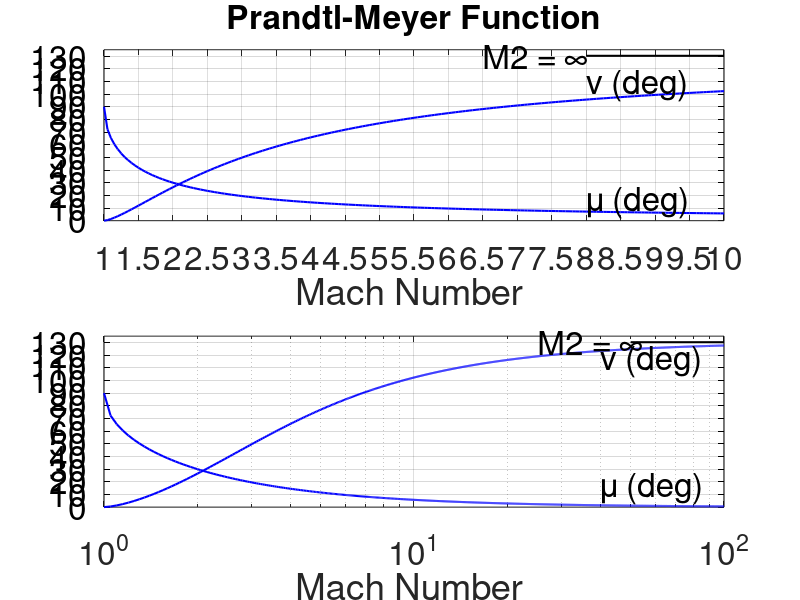

MATLAB code for this plot:
% ------------------------------------------------------------------------------------
% --------------------- Prandtl-Meyer Function --------------------------------
% ------------------------------------------------------------------------------------

lwd = 1.5; mks = 11; fsz=20; fszt=24; fw='b'; fwt='b'; d2r=pi/180; R=287;

gam=1.4; % Choose the value of specific heat ratio

for rng=1:2
    Mmax=10; % Choose maximum value of Mach number
    Mint=0.05; % Choose the interval
    if(rng==2)
        Mmax=100; Mint=0.05;
    end
    M=[1:Mint:Mmax];
    
    nn=length(M);
    nu=zeros(size(M));
    mu=zeros(size(M));
    Tt2byTt1=zeros(size(M));
    pt2bypt1=zeros(size(M));
    T2byT1=zeros(size(M));
    p2byp1=zeros(size(M));
    r2byr1=zeros(size(M));
    
    figure(9)
    subplot(2,1,rng)
    for n=1:nn
        ang1=atan(sqrt(M(n)^2-1));
        ang2=atan(sqrt((M(n)^2-1)*(gam-1)/(gam+1)));
        nu(n)=sqrt((gam+1)/(gam-1))*ang2-ang1;
        nu(n)=nu(n)/d2r;
        mu(n)=asin(1/M(n))/d2r;
        % Tt2byTt1(n)=1;
        % pt2bypt1(n)=1;
        % T2byT1(n)=(1+0.5*(gam-1)*M(n)^2)/(1+0.5*(gam-1)*M2(n)^2);
    end
    if(rng==1)
        plot(M,nu,'b','linewidth',lwd);hold on;
        plot(M,mu,'b','linewidth',lwd);hold on;
        set(gca,'xlim',[1 10],'xtick',[1:0.5:10],'fontsize',fsz);grid on;
        x0=[8 10];y0=[130.2 130.2]; plot(x0,y0,'k','linewidth',lwd);hold on;
        % text(6.5,130.2,'M2 = \infty','fontsize',fszt);
        text(8,107,'\nu (deg)','fontsize',fszt);
        text(8,15,'\mu (deg)','fontsize',fszt);
        text(6.5,130.2,'M2 = \infty','fontsize',fszt);
        set(gca,'ylim',[0 135],'ytick',[0:10:130],'fontsize',fsz)
        xlabel('Mach Number ');set(gca,'ycolor','black','fontsize',fszt);
        title('Prandtl-Meyer Function','fontsize',fszt);
    else
        semilogx(M,nu,'b','linewidth',lwd);hold on;
        semilogx(M,mu,'b','linewidth',lwd);hold on;
        set(gca,'xlim',[1 100],'fontsize',fsz);grid on;
        x0=[50 100];y0=[130.2 130.2]; semilogx(x0,y0,'k','linewidth',lwd);hold on;
        text(25,130.2,'M2 = \infty','fontsize',fszt);
        text(40,115,'\nu (deg)','fontsize',fszt);
        text(40,15,'\mu (deg)','fontsize',fszt);
        set(gca,'ylim',[0 135],'ytick',[0:10:130],'fontsize',fsz)
        xlabel('Mach Number ');set(gca,'ycolor','black','fontsize',fszt);
        % title('Prandtl-Meyer Function','fontsize',fszt);
    end
    
    % ------ Generate Table of Values ------
    
    Table=1;
    if (Table==1 & rng==1)
        A=[M; nu; mu];
        fprintf('\n\n%4s %6s %6s\n\n',' M',' nu(deg)',' mu(deg)');
        fprintf('%5.2f %8.3f %8.3f\n',A)
        fprintf('\n%4s %6s %6s\n\n',' M',' nu(deg)',' mu(deg)');
    end
end